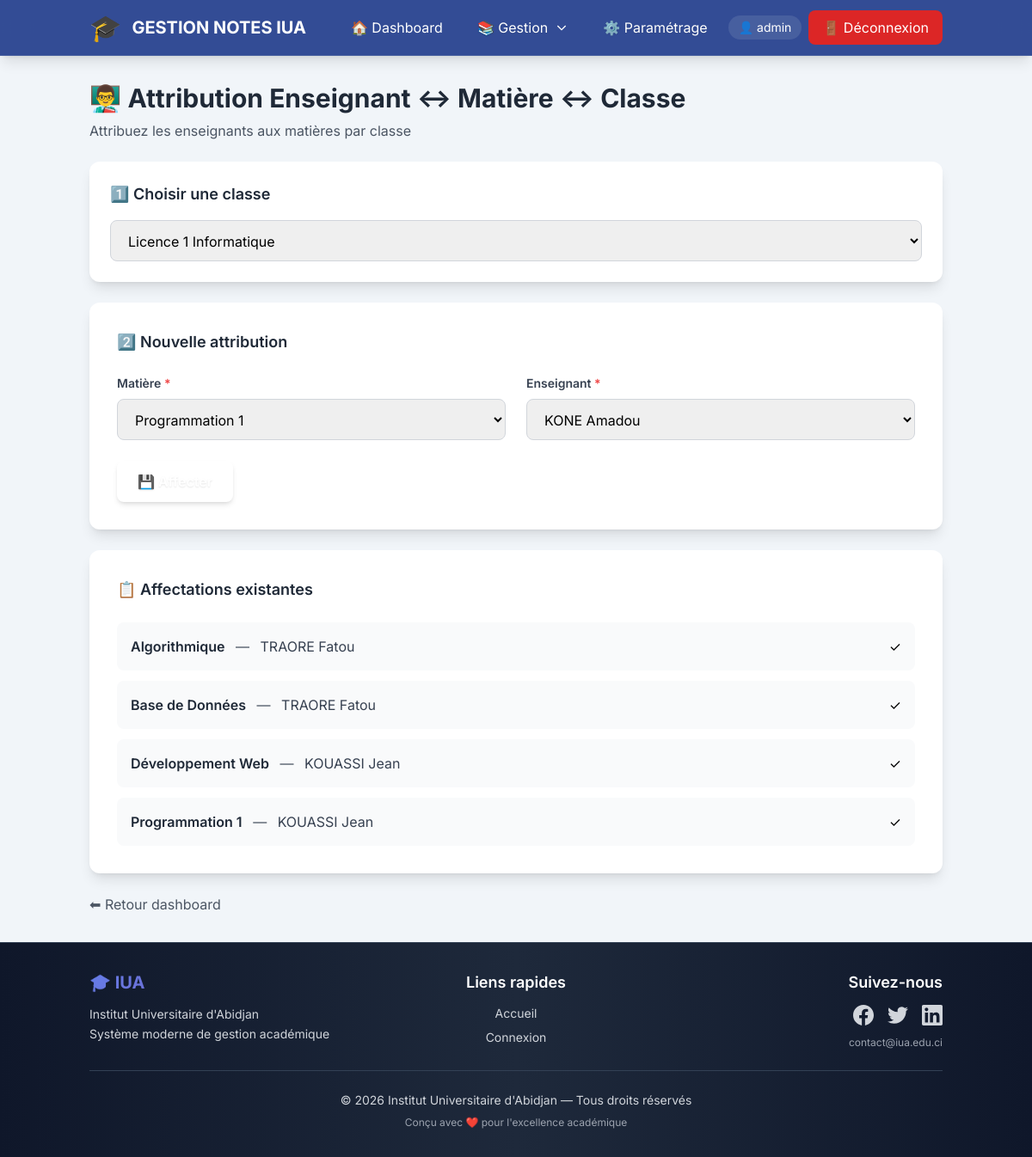
The app's page /admin/parametrage/enseignement.php?codecl=L1INFO (signed in) with its own data.
### tables this page shows
CREATE TABLE `matiere` (
  `codeMat` varchar(50) NOT NULL,
  `libelleMat` varchar(100) NOT NULL,
  `credits` int(11) DEFAULT 0
);

CREATE TABLE `enseignant` (
  `MatriculeEns` varchar(50) NOT NULL,
  `nomEns` varchar(100) NOT NULL,
  `prenomEns` varchar(100) NOT NULL,
  `telEns` varchar(20) DEFAULT NULL,
  `Email` varchar(100) DEFAULT NULL
);

### admin/parametrage/enseignement.php (the view, shortened to what this page needs)
<?php
$pdo = Database::getInstance()->getConnection();
$classes = $pdo->query(
    "SELECT codecl, libellecl
     FROM classe
     ORDER BY libellecl"
)->fetchAll();
$enseignants = $pdo->query(
    "SELECT MatriculeEns, nomEns, prenomEns
     FROM enseignant
     ORDER BY nomEns, prenomEns"
)->fetchAll();
$classe_selectionnee = $_GET['codecl'] ?? null;
$matieres = [];
if ($classe_selectionnee) {
    $stmt = $pdo->prepare(
        "SELECT m.codeMat, m.libelleMat
         FROM matiere_classe mc
         JOIN matiere m ON m.codeMat = mc.codeMat
         WHERE mc.codecl = ?"
    );
    $stmt->execute([$classe_selectionnee]);
    $matieres = $stmt->fetchAll();
}
$enseignements = [];
if ($classe_selectionnee) {
    $stmt = $pdo->prepare(
        "SELECT
            m.libelleMat,
            ens.nomEns,
            ens.prenomEns
         FROM enseignement e
         JOIN matiere m ON m.codeMat = e.codeMat
         JOIN enseignant ens ON ens.MatriculeEns = e.MatriculeEns
         WHERE e.codecl = ?
         ORDER BY m.libelleMat, ens.nomEns"
    );
    $stmt->execute([$classe_selectionnee]);
    $enseignements = $stmt->fetchAll();
}
require_once '../../includes/header.php';
require_once '../../includes/navbar.php';
?>
<div class="container mx-auto px-4 py-8 flex-1">
    <div class="mb-6">
        <h2 class="text-3xl font-bold text-gray-800 mb-2">👨‍🏫 Attribution Enseignant ↔ Matière ↔ Classe</h2>
        <p class="text-gray-600">Attribuez les enseignants aux matières par classe</p>
    </div>
    <div class="bg-white rounded-xl shadow-lg p-6 mb-6 form-card">
        <h3 class="text-lg font-semibold text-gray-800 mb-4">1️⃣ Choisir une classe</h3>
        <form method="get">
            <select name="codecl" onchange="this.form.submit()"
                    class="w-full px-4 py-3 border border-gray-300 rounded-lg focus:ring-2 focus:ring-navy focus:border-navy transition">
                <?php foreach ($classes as $c): ?>
                    <option value="<?= htmlspecialchars($c['codecl']) ?>"
                        <?= $classe_selectionnee === $c['codecl'] ? 'selected' : '' ?>>
                        <?= htmlspecialchars($c['libellecl']) ?>
                    </option>
                <?php endforeach; ?>
            </select>
        </form>
    </div>
    <?php if ($classe_selectionnee): ?>
        <div class="bg-white rounded-xl shadow-lg p-8 mb-6 form-card">
            <h3 class="text-lg font-semibold text-gray-800 mb-6">2️⃣ Nouvelle attribution</h3>
            <form method="post" class="space-y-6">
                <div class="grid grid-cols-1 md:grid-cols-2 gap-6">
                    <div>
                        <label for="codeMat" class="block text-sm font-semibold text-gray-700 mb-2">
                            Matière <span class="text-red-500">*</span>
                        </label>
                        <select id="codeMat" name="codeMat" required
                                class="w-full px-4 py-3 border border-gray-300 rounded-lg focus:ring-2 focus:ring-navy focus:border-navy transition">
                            <?php foreach ($matieres as $m): ?>
                                <option value="<?= htmlspecialchars($m['codeMat']) ?>">
                                    <?= htmlspecialchars($m['libelleMat']) ?>
                                </option>
                            <?php endforeach; ?>
                        </select>
                    </div>
                    <div>
                        <label for="MatriculeEns" class="block text-sm font-semibold text-gray-700 mb-2">
                            Enseignant <span class="text-red-500">*</span>
                        </label>
                        <select id="MatriculeEns" name="MatriculeEns" required
                                class="w-full px-4 py-3 border border-gray-300 rounded-lg focus:ring-2 focus:ring-navy focus:border-navy transition">
                            <?php foreach ($enseignants as $ens): ?>
                                <option value="<?= htmlspecialchars($ens['MatriculeEns']) ?>">
                                    <?= htmlspecialchars($ens['nomEns'] . ' ' . $ens['prenomEns']) ?>
                                </option>
                            <?php endforeach; ?>
                        </select>
                    </div>
                </div>
                <button type="submit"
                        class="px-6 py-3 bg-emerald-600 hover:bg-emerald-700 text-white font-semibold rounded-lg transition shadow-md hover:shadow-lg">
                    💾 Affecter
                </button>
            </form>
        </div>
        <div class="bg-white rounded-xl shadow-lg p-8 form-card">
            <h3 class="text-lg font-semibold text-gray-800 mb-6">📋 Affectations existantes</h3>
            <?php if (empty($enseignements)): ?>
                <p class="text-gray-500 text-center py-4">Aucune affectation pour cette classe.</p>
            <?php else: ?>
                <div class="space-y-3">
                    <?php foreach ($enseignements as $e): ?>
                        <div class="flex items-center justify-between p-4 bg-gray-50 rounded-lg hover:bg-gray-100 transition">
                            <div>
                                <span class="font-semibold text-gray-800"><?= htmlspecialchars($e['libelleMat']) ?></span>
                                <span class="text-gray-600 mx-2">—</span>
                                <span class="text-gray-700"><?= htmlspecialchars($e['nomEns'] . ' ' . $e['prenomEns']) ?></span>
                            </div>
                            <span class="text-emerald-600">✓</span>
                        </div>
                    <?php endforeach; ?>
                </div>
            <?php endif; ?>
        </div>
    <?php endif; ?>
    <div class="mt-6">
        <a href="<?= BASE_URL ?>/admin/index.php"
           class="text-gray-600 hover:text-navy transition">
            ⬅ Retour dashboard
        </a>
    </div>
</div>
<?php
require_once '../../includes/footer.php';
?>

### assets/css/style.css (style rules this page uses)
:root { --primary: #e50914; --primary-dark: #b20710; --primary-light: #ff1a24; --secondary: #564d4d; --secondary-light: #6e6464; --accent: #00d9ff; --accent-dark: #00b8d4; --accent-glow: rgba(0, 217, 255, 0.4); --bg-dark: #0a0a0a; --bg-card: #1a1a1a; --bg-card-hover: #252525; --bg-pearl: #f1f5f9; --bg-glass: rgba(255, 255, 255, 0.1); --text-primary: #ffffff; --text-secondary: #b3b3b3; --text-dark: #1a1a1a; --text-gray: #6b7280; --gradient-primary: linear-gradient(135deg, #667eea 0%, #764ba2 100%); --gradient-accent: linear-gradient(135deg, #f093fb 0%, #f5576c 100%); --gradient-emerald: linear-gradient(135deg, #10b981 0%, #059669 100%); --gradient-blue: linear-gradient(135deg, #3b82f6 0%, #1e40af 100%); --gradient-purple: linear-gradient(135deg, #a855f7 0%, #7c3aed 100%); --gradient-orange: linear-gradient(135deg, #f97316 0%, #ea580c 100%); --gradient-hero: linear-gradient(135deg, #1e3a8a 0%, #3b82f6 50%, #1e3a8a 100%); --shadow-sm: 0 1px 2px 0 rgba(0, 0, 0, 0.05); --shadow-md: 0 4px 6px -1px rgba(0, 0, 0, 0.1), 0 2px 4px -1px rgba(0, 0, 0, 0.06); --shadow-lg: 0 10px 15px -3px rgba(0, 0, 0, 0.1), 0 4px 6px -2px rgba(0, 0, 0, 0.05); --shadow-xl: 0 20px 25px -5px rgba(0, 0, 0, 0.1), 0 10px 10px -5px rgba(0, 0, 0, 0.04); --shadow-2xl: 0 25px 50px -12px rgba(0, 0, 0, 0.25); --shadow-glow: 0 0 20px rgba(0, 217, 255, 0.3); --shadow-glow-primary: 0 0 20px rgba(229, 9, 20, 0.3); --radius-sm: 0.375rem; --radius-md: 0.5rem; --radius-lg: 0.75rem; --radius-xl: 1rem; --radius-2xl: 1.5rem; --radius-full: 9999px; --transition-fast: 0.15s ease-in-out; --transition-base: 0.3s ease-in-out; --transition-slow: 0.5s ease-in-out; --spacing-xs: 0.25rem; --spacing-sm: 0.5rem; --spacing-md: 1rem; --spacing-lg: 1.5rem; --spacing-xl: 2rem; --navy: #1e3a8a; --pearl: #f1f5f9; --emerald: #10b981; }
* { margin: 0; padding: 0; box-sizing: border-box; }
html { scroll-behavior: smooth; }
body { font-family: 'Inter', -apple-system, BlinkMacSystemFont, 'Segoe UI', Roboto, 'Helvetica Neue', Arial, sans-serif; -webkit-font-smoothing: antialiased; -moz-osx-font-smoothing: grayscale; overflow-x: hidden; }
.form-card { background: white; border-radius: var(--radius-xl); padding: 2rem; box-shadow: var(--shadow-lg); }
input, select, textarea { transition: all var(--transition-base); }
.btn-premium, button, a[class*="bg-gradient"], a[class*="bg-blue"], a[class*="bg-emerald"], a[class*="bg-purple"], a[class*="bg-navy"] { color: white !important; text-shadow: 0 1px 2px rgba(0, 0, 0, 0.1); }

### records on screen
matiere: libelleMat "Algorithmique", enseignant.nomEns+prenomEns "TRAORE Fatou"
matiere: libelleMat "Base de Données", enseignant.nomEns+prenomEns "TRAORE Fatou"
matiere: libelleMat "Développement Web", enseignant.nomEns+prenomEns "KOUASSI Jean"
matiere: libelleMat "Programmation 1", enseignant.nomEns+prenomEns "KOUASSI Jean"

### other values on screen
$_SESSION['login'] "admin"
form field codecl "Licence 1 Informatique"
form field codeMat "Programmation 1"
form field MatriculeEns "KONE Amadou"
